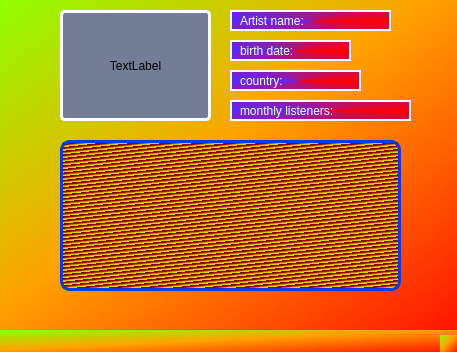
<?xml version="1.0" encoding="UTF-8"?>
<ui version="4.0">
 <class>ArtistWindow</class>
 <widget class="QMainWindow" name="ArtistWindow">
  <property name="geometry">
   <rect>
    <x>0</x>
    <y>0</y>
    <width>457</width>
    <height>352</height>
   </rect>
  </property>
  <property name="windowTitle">
   <string>ArtistWindow</string>
  </property>
  <property name="styleSheet">
   <string notr="true">background-color: qlineargradient(spread:pad, x1:0, y1:0, x2:1, y2:1, stop:0 rgba(144, 255, 0, 255), stop:0.465909 rgba(255, 162, 0, 255), stop:1 rgba(255, 21, 0, 255));</string>
  </property>
  <widget class="QWidget" name="centralwidget">
   <widget class="QLabel" name="photo_label">
    <property name="geometry">
     <rect>
      <x>60</x>
      <y>10</y>
      <width>151</width>
      <height>111</height>
     </rect>
    </property>
    <property name="styleSheet">
     <string notr="true">background-color: rgb(116, 125, 150);
border: 3px solid rgb(255, 255, 255);
border-radius: 5px
</string>
    </property>
    <property name="text">
     <string>TextLabel</string>
    </property>
    <property name="alignment">
     <set>Qt::AlignCenter</set>
    </property>
   </widget>
   <widget class="QTextEdit" name="info_text">
    <property name="enabled">
     <bool>true</bool>
    </property>
    <property name="geometry">
     <rect>
      <x>60</x>
      <y>140</y>
      <width>341</width>
      <height>151</height>
     </rect>
    </property>
    <property name="font">
     <font>
      <family>Arial Rounded MT Bold</family>
      <pointsize>12</pointsize>
      <weight>9</weight>
      <italic>false</italic>
      <bold>false</bold>
     </font>
    </property>
    <property name="styleSheet">
     <string notr="true">background-color: qlineargradient(spread:repeat, x1:0.426, y1:0.494, x2:0.42, y2:0.471, stop:0.244318 rgba(228, 203, 16, 255), stop:0.670455 rgba(138, 0, 0, 255));
color: rgb(0, 0, 0);
padding: 5px;
border:3px solid rgb(10, 55, 240);
border-radius: 10px</string>
    </property>
    <property name="readOnly">
     <bool>true</bool>
    </property>
   </widget>
   <widget class="QLabel" name="label_artist">
    <property name="geometry">
     <rect>
      <x>230</x>
      <y>10</y>
      <width>161</width>
      <height>21</height>
     </rect>
    </property>
    <property name="sizeIncrement">
     <size>
      <width>3</width>
      <height>0</height>
     </size>
    </property>
    <property name="font">
     <font>
      <weight>50</weight>
      <bold>false</bold>
     </font>
    </property>
    <property name="autoFillBackground">
     <bool>false</bool>
    </property>
    <property name="styleSheet">
     <string notr="true">border: 2px solid rgb(255, 255, 255);
background-color: qconicalgradient(cx:0.517045, cy:0.517, angle:0, stop:0 rgba(255, 0, 0, 255), stop:0.477273 rgba(89, 41, 255, 255), stop:1 rgba(255, 0, 0, 255));
color: rgb(255, 255, 255);
width: fit-content;
padding-left: 5px;</string>
    </property>
    <property name="text">
     <string>Artist name:</string>
    </property>
    <property name="alignment">
     <set>Qt::AlignLeading|Qt::AlignLeft|Qt::AlignVCenter</set>
    </property>
    <property name="wordWrap">
     <bool>false</bool>
    </property>
   </widget>
   <widget class="QLabel" name="label_date">
    <property name="geometry">
     <rect>
      <x>230</x>
      <y>40</y>
      <width>121</width>
      <height>21</height>
     </rect>
    </property>
    <property name="sizeIncrement">
     <size>
      <width>3</width>
      <height>0</height>
     </size>
    </property>
    <property name="font">
     <font>
      <weight>50</weight>
      <bold>false</bold>
     </font>
    </property>
    <property name="autoFillBackground">
     <bool>false</bool>
    </property>
    <property name="styleSheet">
     <string notr="true">border: 2px solid rgb(255, 255, 255);
background-color: qconicalgradient(cx:0.517045, cy:0.517, angle:0, stop:0 rgba(255, 0, 0, 255), stop:0.477273 rgba(89, 41, 255, 255), stop:1 rgba(255, 0, 0, 255));
color: rgb(255, 255, 255);
width: fit-content;
padding-left: 5px;</string>
    </property>
    <property name="text">
     <string>birth date:</string>
    </property>
    <property name="alignment">
     <set>Qt::AlignLeading|Qt::AlignLeft|Qt::AlignVCenter</set>
    </property>
    <property name="wordWrap">
     <bool>false</bool>
    </property>
   </widget>
   <widget class="QLabel" name="label_country">
    <property name="geometry">
     <rect>
      <x>230</x>
      <y>70</y>
      <width>131</width>
      <height>21</height>
     </rect>
    </property>
    <property name="sizeIncrement">
     <size>
      <width>3</width>
      <height>0</height>
     </size>
    </property>
    <property name="font">
     <font>
      <weight>50</weight>
      <bold>false</bold>
     </font>
    </property>
    <property name="autoFillBackground">
     <bool>false</bool>
    </property>
    <property name="styleSheet">
     <string notr="true">border: 2px solid rgb(255, 255, 255);
background-color: qconicalgradient(cx:0.517045, cy:0.517, angle:0, stop:0 rgba(255, 0, 0, 255), stop:0.477273 rgba(89, 41, 255, 255), stop:1 rgba(255, 0, 0, 255));
color: rgb(255, 255, 255);
width: fit-content;
padding-left: 5px;</string>
    </property>
    <property name="text">
     <string>country:</string>
    </property>
    <property name="alignment">
     <set>Qt::AlignLeading|Qt::AlignLeft|Qt::AlignVCenter</set>
    </property>
    <property name="wordWrap">
     <bool>false</bool>
    </property>
   </widget>
   <widget class="QLabel" name="labe_listeners">
    <property name="geometry">
     <rect>
      <x>230</x>
      <y>100</y>
      <width>181</width>
      <height>21</height>
     </rect>
    </property>
    <property name="sizeIncrement">
     <size>
      <width>3</width>
      <height>0</height>
     </size>
    </property>
    <property name="font">
     <font>
      <weight>50</weight>
      <bold>false</bold>
     </font>
    </property>
    <property name="autoFillBackground">
     <bool>false</bool>
    </property>
    <property name="styleSheet">
     <string notr="true">border: 2px solid rgb(255, 255, 255);
background-color: qconicalgradient(cx:0.517045, cy:0.517, angle:0, stop:0 rgba(255, 0, 0, 255), stop:0.477273 rgba(89, 41, 255, 255), stop:1 rgba(255, 0, 0, 255));
color: rgb(255, 255, 255);
width: fit-content;
padding-left: 5px;</string>
    </property>
    <property name="text">
     <string>monthly listeners:</string>
    </property>
    <property name="alignment">
     <set>Qt::AlignLeading|Qt::AlignLeft|Qt::AlignVCenter</set>
    </property>
    <property name="wordWrap">
     <bool>false</bool>
    </property>
   </widget>
  </widget>
  <widget class="QMenuBar" name="menubar">
   <property name="geometry">
    <rect>
     <x>0</x>
     <y>0</y>
     <width>457</width>
     <height>21</height>
    </rect>
   </property>
  </widget>
  <widget class="QStatusBar" name="statusbar"/>
 </widget>
 <resources/>
 <connections/>
</ui>
